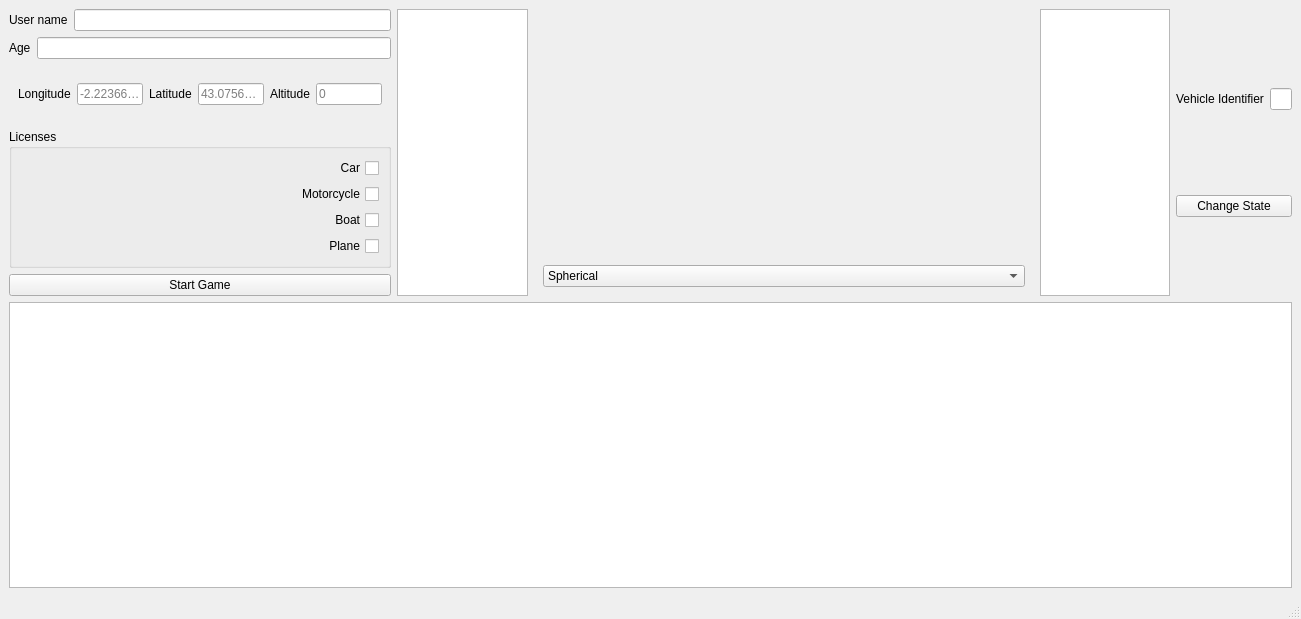
<?xml version="1.0" encoding="UTF-8"?>
<ui version="4.0">
 <class>MainWindow</class>
 <widget class="QMainWindow" name="MainWindow">
  <property name="geometry">
   <rect>
    <x>0</x>
    <y>0</y>
    <width>1301</width>
    <height>619</height>
   </rect>
  </property>
  <property name="windowTitle">
   <string>MainWindow</string>
  </property>
  <widget class="QWidget" name="centralwidget">
   <layout class="QVBoxLayout" name="verticalLayout_4">
    <item>
     <layout class="QHBoxLayout" name="modelWidgetsHorizontalLayout">
      <item>
       <layout class="QVBoxLayout" name="userMainVerticalLayout">
        <item>
         <layout class="QVBoxLayout" name="userVerticalLayout">
          <item>
           <layout class="QHBoxLayout" name="userNameHorizontalLayout">
            <item>
             <widget class="QLabel" name="userNameLabel">
              <property name="text">
               <string>User name</string>
              </property>
             </widget>
            </item>
            <item>
             <widget class="QLineEdit" name="userNameLineEdit"/>
            </item>
           </layout>
          </item>
          <item>
           <layout class="QHBoxLayout" name="userAgeHorizontalLayout">
            <item>
             <widget class="QLabel" name="userAgeLabel">
              <property name="text">
               <string>Age</string>
              </property>
             </widget>
            </item>
            <item>
             <widget class="QLineEdit" name="userAgeLineEdit"/>
            </item>
           </layout>
          </item>
          <item>
           <widget class="QWidget" name="positionWidget" native="true">
            <layout class="QHBoxLayout" name="horizontalLayout">
             <item>
              <widget class="QLabel" name="longitudeLabel">
               <property name="text">
                <string>Longitude</string>
               </property>
              </widget>
             </item>
             <item>
              <widget class="QLineEdit" name="longitudeLineEdit">
               <property name="placeholderText">
                <string>-2.2236667</string>
               </property>
              </widget>
             </item>
             <item>
              <widget class="QLabel" name="latitudeLabel">
               <property name="text">
                <string>Latitude</string>
               </property>
              </widget>
             </item>
             <item>
              <widget class="QLineEdit" name="latitudeLineEdit">
               <property name="placeholderText">
                <string>43.0756299</string>
               </property>
              </widget>
             </item>
             <item>
              <widget class="QLabel" name="altitudeLabel">
               <property name="text">
                <string>Altitude</string>
               </property>
              </widget>
             </item>
             <item>
              <widget class="QLineEdit" name="altitudeLineEdit">
               <property name="placeholderText">
                <string>0</string>
               </property>
              </widget>
             </item>
            </layout>
           </widget>
          </item>
         </layout>
        </item>
        <item>
         <widget class="QGroupBox" name="licensesGroupBox">
          <property name="title">
           <string>Licenses</string>
          </property>
          <layout class="QVBoxLayout" name="verticalLayout">
           <item>
            <layout class="QHBoxLayout" name="carLicenseHorizontalLayout">
             <item>
              <widget class="QCheckBox" name="carLicenseCheckBox">
               <property name="layoutDirection">
                <enum>Qt::RightToLeft</enum>
               </property>
               <property name="text">
                <string>Car</string>
               </property>
              </widget>
             </item>
            </layout>
           </item>
           <item>
            <layout class="QHBoxLayout" name="motorcycleLicenseHorizontalLayout">
             <item>
              <widget class="QCheckBox" name="motorcycleLicenseCheckBox">
               <property name="layoutDirection">
                <enum>Qt::RightToLeft</enum>
               </property>
               <property name="text">
                <string>Motorcycle</string>
               </property>
              </widget>
             </item>
            </layout>
           </item>
           <item>
            <layout class="QHBoxLayout" name="boatLicenseHorizontalLayout">
             <item>
              <widget class="QCheckBox" name="boatLicenseCheckBox">
               <property name="layoutDirection">
                <enum>Qt::RightToLeft</enum>
               </property>
               <property name="text">
                <string>Boat</string>
               </property>
              </widget>
             </item>
            </layout>
           </item>
           <item>
            <layout class="QHBoxLayout" name="planeLicenseHorizontalLayout">
             <item>
              <widget class="QCheckBox" name="planeLicenseCheckBox">
               <property name="layoutDirection">
                <enum>Qt::RightToLeft</enum>
               </property>
               <property name="text">
                <string>Plane</string>
               </property>
              </widget>
             </item>
            </layout>
           </item>
          </layout>
         </widget>
        </item>
        <item>
         <widget class="QPushButton" name="startGamePushButton">
          <property name="text">
           <string>Start Game</string>
          </property>
         </widget>
        </item>
       </layout>
      </item>
      <item>
       <widget class="QTableView" name="vehiclesTableView"/>
      </item>
      <item>
       <widget class="QWidget" name="marbleWidgetContainer" native="true">
        <property name="minimumSize">
         <size>
          <width>500</width>
          <height>0</height>
         </size>
        </property>
        <layout class="QVBoxLayout" name="verticalLayout_2">
         <item>
          <widget class="MarbleVirtualGlobe" name="marbleWidget" native="true">
           <property name="minimumSize">
            <size>
             <width>500</width>
             <height>0</height>
            </size>
           </property>
          </widget>
         </item>
         <item>
          <widget class="QComboBox" name="marbleProjectionComboBox">
           <item>
            <property name="text">
             <string>Spherical</string>
            </property>
           </item>
           <item>
            <property name="text">
             <string>Mercator</string>
            </property>
           </item>
          </widget>
         </item>
        </layout>
       </widget>
      </item>
      <item>
       <widget class="QTableWidget" name="vehiclesTableWidget"/>
      </item>
      <item>
       <layout class="QVBoxLayout" name="vehicleVerticalLayout">
        <item>
         <layout class="QHBoxLayout" name="vehicleHorizontalLayout">
          <item>
           <widget class="QLabel" name="vehicleIdentifierLabel">
            <property name="text">
             <string>Vehicle Identifier</string>
            </property>
           </widget>
          </item>
          <item>
           <widget class="QLineEdit" name="vehicleIdentifierLineEdit"/>
          </item>
         </layout>
        </item>
        <item>
         <widget class="QPushButton" name="changeStatePushButton">
          <property name="text">
           <string>Change State</string>
          </property>
         </widget>
        </item>
       </layout>
      </item>
     </layout>
    </item>
    <item>
     <widget class="QListView" name="logListView"/>
    </item>
   </layout>
  </widget>
  <widget class="QMenuBar" name="menubar">
   <property name="geometry">
    <rect>
     <x>0</x>
     <y>0</y>
     <width>1301</width>
     <height>22</height>
    </rect>
   </property>
  </widget>
  <widget class="QStatusBar" name="statusbar"/>
 </widget>
 <customwidgets>
  <customwidget>
   <class>MarbleVirtualGlobe</class>
   <extends>QWidget</extends>
   <header>marblevirtualglobe.h</header>
   <container>1</container>
  </customwidget>
 </customwidgets>
 <resources/>
 <connections/>
</ui>
